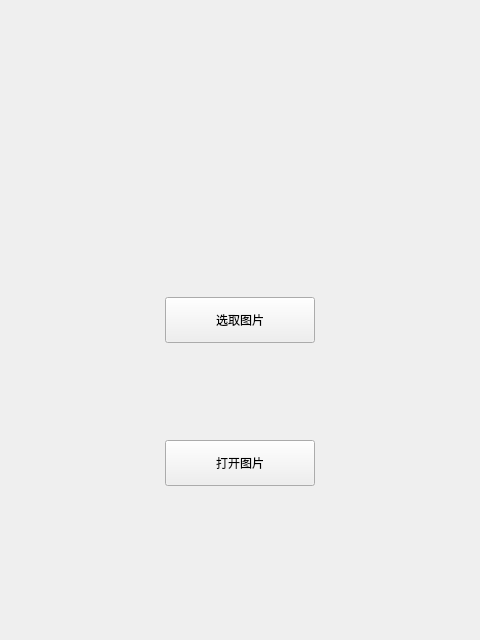
<?xml version="1.0" encoding="UTF-8"?>
<ui version="4.0">
 <class>Form</class>
 <widget class="QWidget" name="Form">
  <property name="geometry">
   <rect>
    <x>0</x>
    <y>0</y>
    <width>480</width>
    <height>640</height>
   </rect>
  </property>
  <property name="font">
   <font>
    <family>等线 Light</family>
   </font>
  </property>
  <property name="windowTitle">
   <string>什蘑</string>
  </property>
  <widget class="QPushButton" name="OpenImage">
   <property name="geometry">
    <rect>
     <x>165</x>
     <y>297</y>
     <width>150</width>
     <height>46</height>
    </rect>
   </property>
   <property name="font">
    <font>
     <family>等线 Light</family>
    </font>
   </property>
   <property name="text">
    <string>选取图片</string>
   </property>
  </widget>
  <widget class="QLabel" name="Path">
   <property name="geometry">
    <rect>
     <x>70</x>
     <y>360</y>
     <width>340</width>
     <height>41</height>
    </rect>
   </property>
   <property name="text">
    <string/>
   </property>
   <property name="wordWrap">
    <bool>true</bool>
   </property>
  </widget>
  <widget class="QPushButton" name="pushButton">
   <property name="geometry">
    <rect>
     <x>165</x>
     <y>440</y>
     <width>150</width>
     <height>46</height>
    </rect>
   </property>
   <property name="text">
    <string>打开图片</string>
   </property>
  </widget>
 </widget>
 <resources/>
 <connections/>
</ui>
